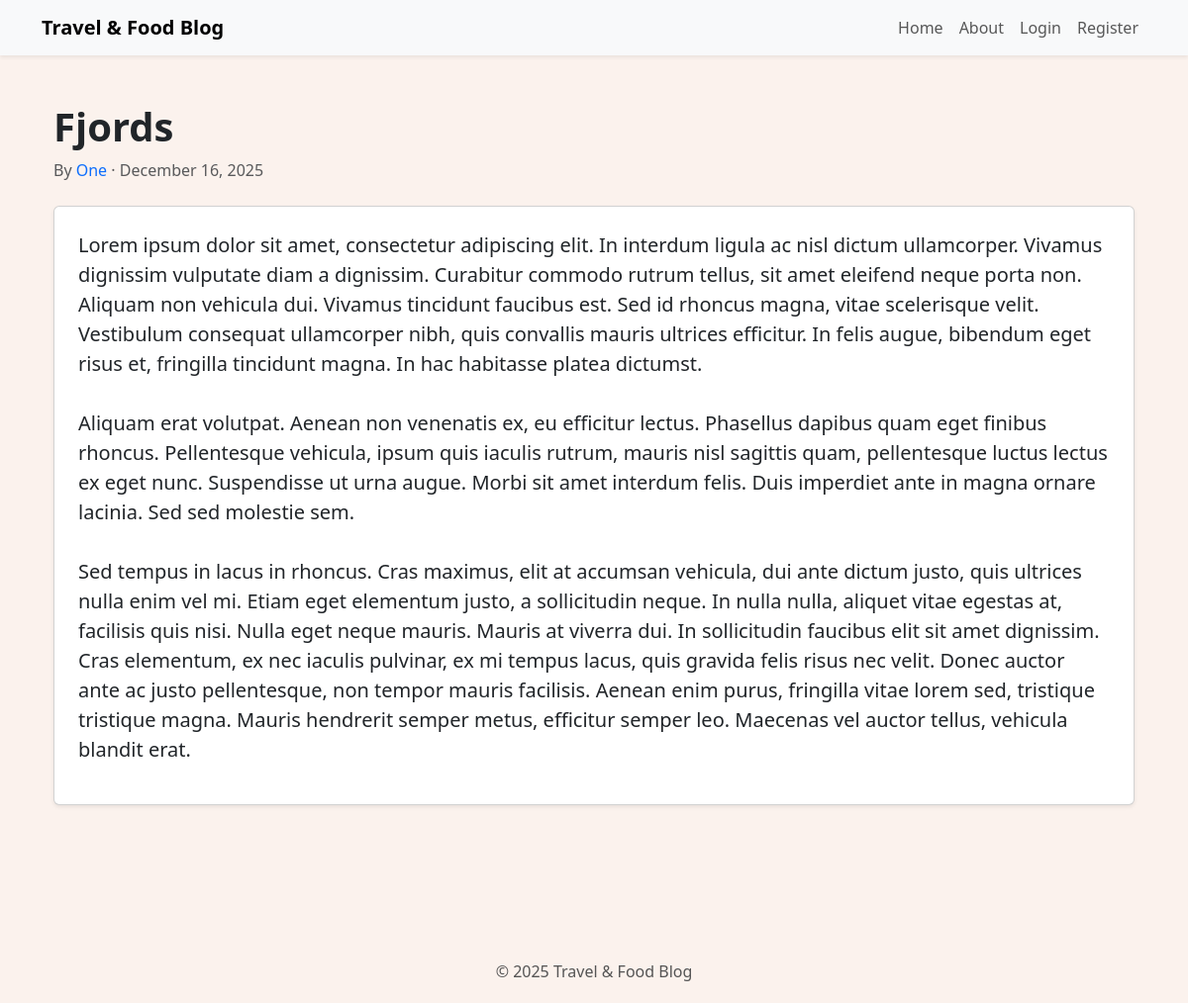
/13, run on the app's committed database.
### travelcompanyblog/models.py (models this page shows, shortened)
class BlogPost(db.Model):
    users = db.relationship(User)
    id = db.Column(db.Integer, primary_key=True)
    user_id = db.Column(db.Integer, db.ForeignKey('users.id'), nullable=False)
    date = db.Column(db.DateTime, nullable=False, default=datetime.utcnow)
    title = db.Column(db.String(140), nullable=False)
    text = db.Column(db.Text, nullable=False)

class User(db.Model, UserMixin):
    __tablename__ = 'users'
    id = db.Column(db.Integer, primary_key=True)
    profile_image = db.Column(db.String(64), nullable=False, default='default_profile.png')
    email = db.Column(db.String(64), unique=True, index=True)
    username = db.Column(db.String(64), unique=True, index=True)
    password_hash = db.Column(db.String(128))
    posts = db.relationship('BlogPost', backref='author', lazy=True)

### travelcompanyblog/users/views.py (the view)
@users.route('/<username>')
def user_posts(username):
    page = request.args.get('page', 1, type=int)
    user = User.query.filter_by(username=username).first_or_404()
    blog_posts = BlogPost.query.filter_by(author=user).order_by(BlogPost.date.desc()).paginate(page=page, per_page=5)
    return render_template('user_blog_posts.html', blog_posts=blog_posts, user=user)

### travelcompanyblog/blog_posts/views.py (called while the page is built)
@blog_posts.route('/<int:blog_post_id>')
def blog_post(blog_post_id):
    blog_post = BlogPost.query.get_or_404(blog_post_id)
    return render_template('blog_post.html', title=blog_post.title, date=blog_post.date, post=blog_post)

### travelcompanyblog/templates/blog_post.html (shortened to what this page needs)
{% extends "base.html" %}
{% block content %}
<div class="container py-5">
    <div class="mb-4">
        <h1 class="fw-bold">{{ post.title }}</h1>
        <div class="text-muted">
            <span>By
                <a href="{{ url_for('users.user_posts', username=post.author.username) }}" class="text-decoration-none">
                    {{ post.author.username }}
                </a>
            </span>
            ·
            <span>{{ post.date.strftime('%B %d, %Y') }}</span>
        </div>
    </div>
    <div class="card shadow-sm p-4 mb-5">
        <p class="fs-5" style="white-space: pre-wrap;">{{ post.text }}</p>
    </div>
</div>
{% endblock %}

### travelcompanyblog/templates/base.html (style rules this page uses)
body { background: #FBF2ED; }

### data on the page
BlogPost: title "Fjords", date "December 16, 2025", text "Lorem ipsum dolor sit amet, consectetur adipiscing elit. In interdum ligula ac nisl dictum ullamcorper. Vivamus dignissim vulputate diam a dignissim. Curabitur commodo rutrum tellus, sit amet eleifend neque porta non. Aliquam non vehicula dui. Vivamus tincidunt faucibus est. Sed id rhoncus magna, vitae scelerisque velit. Vestibulum consequat ullamcorper nibh, quis convallis mauris ultrices efficitur. In felis augue, bibendum eget risus et, fringilla tincidunt magna. In hac habitasse platea dictumst. Aliquam erat volutpat. Aenean non venenatis ex, eu efficitur lectus. Phasellus dapibus quam eget finibus rhoncus. Pellentesque vehicula, ipsum quis iaculis rutrum, mauris nisl sagittis quam,…"
User: author.username "One"

### other printed values
{{ current_year if current_year else "2025" }} "2025"
